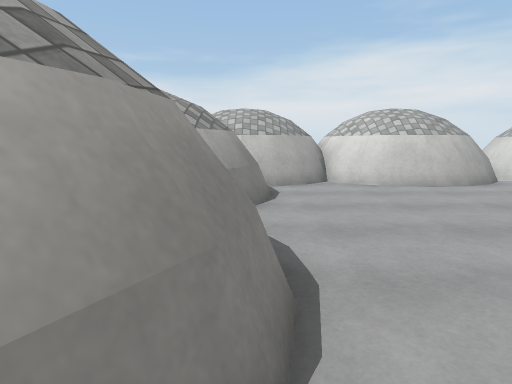
[1] (above)

12 first-person views from a walk through a scene from a Unity 3-D project. The camera is 1.3 m above the floor, tilts 8° down and sees 75° across. The floor is counted in squares, 1 m on a side. Each view is taken from the middle of a square. On the plan, view 1 faces up. The plan holds only what a view shows up to about 14 squares ahead; the rest is blank. The place goes on beyond the plan. Some animated figures are left out. Surface patterns are stand-ins for the level's own textures.

[2]
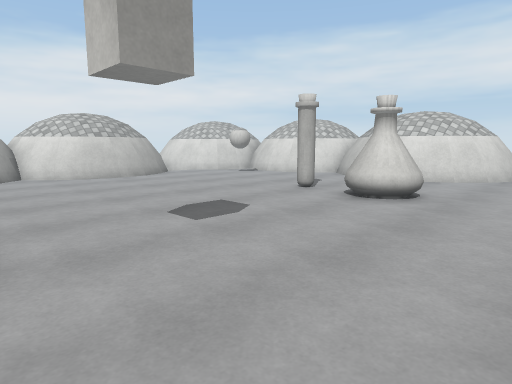

[3]
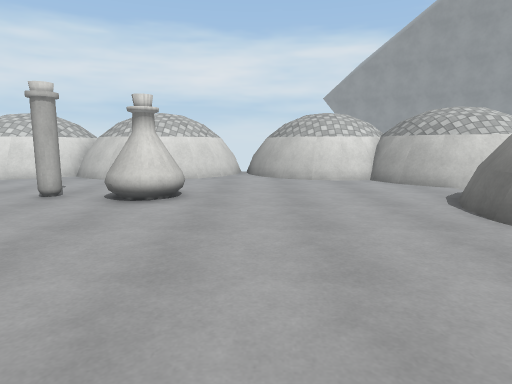

[4]
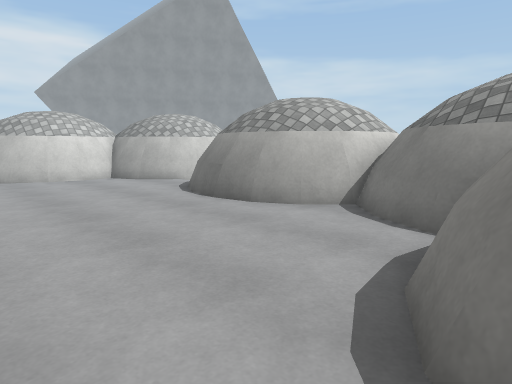

[5]
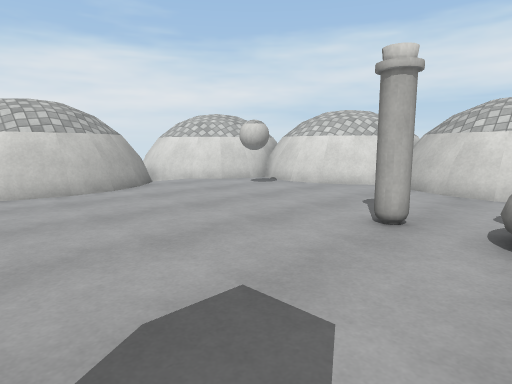

[6]
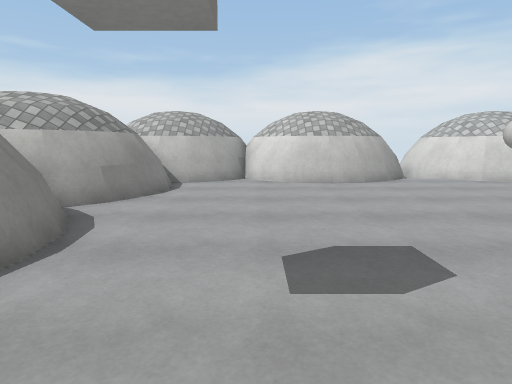

[7]
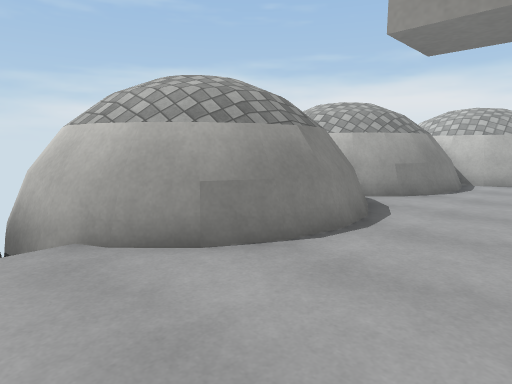

[8]
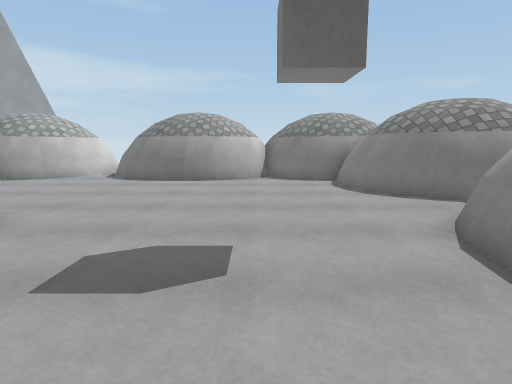

[9]
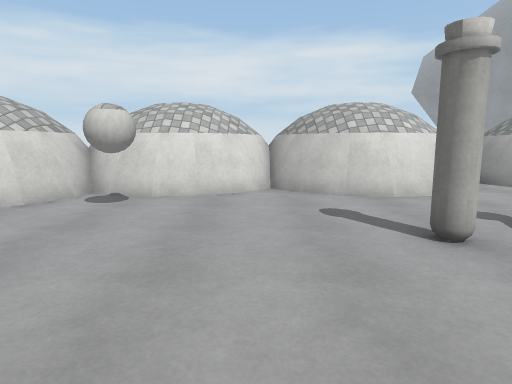

[10]
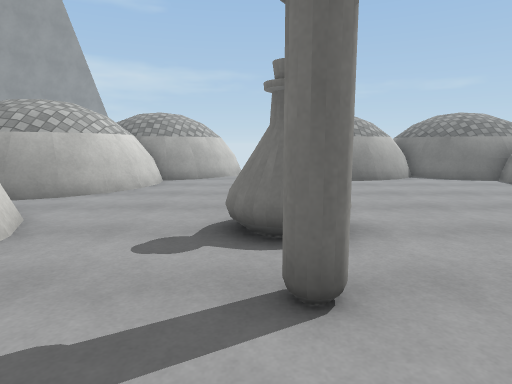

[11]
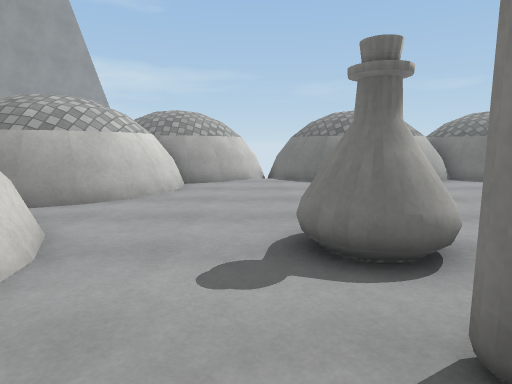

[12]
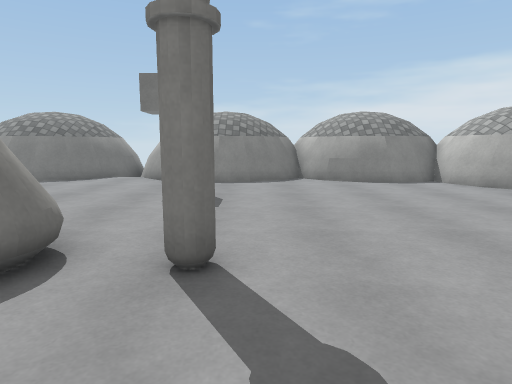

### Floor plan
Key: @ floor where view 1 was taken; # wall or solid block; . floor; = window, fence, low wall or low ledge; v drop or lower ground; P potion; B ball.
Columns run from 2 left of view 1 to 15 right of it. Each row starts with its distance up from view 1.
 13     ##    ####
 12  ##########=v###
 11 ####..####=...###
 10  ##............##
  9  ##..........B.##
  8  ##............##
  7 ##=............##
  6 ##..............##
  5 ##..............##
  4  ##............##
  3  ##.......PP...##
  2  ##............##
  1 ##=.......PP...##
  0 ##@.......PP....##
 -1 #................#
 -2 #...............=#
 -3 ##.............=##
 -4  ##............##
 -5  ##............#
 -6  ##....==......#
 -7  ####.#####..####
 -8    ####  ##==##
 -9     ##    ####

Positions as (right, up) in squares from view 1, and headings:
1: (0, 0), facing up
2: (0, -3), facing up-right
3: (0, -2), facing right
4: (-1, -1), facing down-right
5: (3, 1), facing up-right
6: (3, -1), facing up
7: (3, -2), facing up-left
8: (3, 6), facing down
9: (4, 6), facing right
10: (9, 6), facing down
11: (10, 5), facing down
12: (12, 4), facing left
